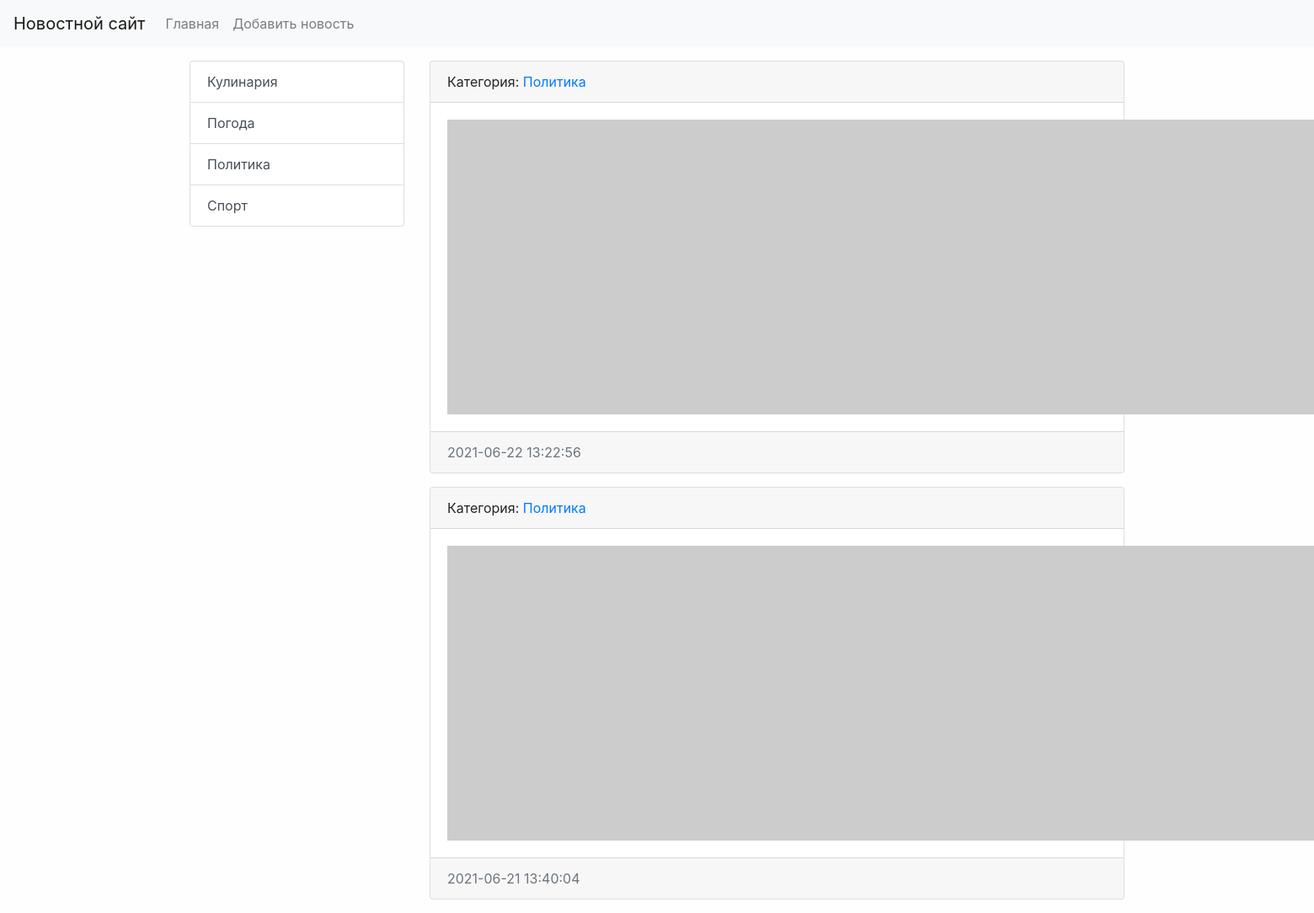
Page /category/1/ on the committed database.
### news/models.py (models this page shows, shortened)
class Category(models.Model):
    title = models.CharField(max_length=150, db_index=True, verbose_name='Наименование категории')
    def get_absolute_url(self):
        return reverse('category', kwargs={"category_id": self.pk})
    def __str__(self):
        return self.title
    class Meta:
        verbose_name = 'Категория'
        verbose_name_plural = 'Категории'
        ordering = ['title']

class News(models.Model):
    title = models.CharField(max_length=150, verbose_name='Наименование')
    content = models.TextField(blank=True, verbose_name='Контент')
    created_at = models.DateTimeField(auto_now_add=True, verbose_name='Дата публикации')
    updated_at = models.DateTimeField(auto_now=True, verbose_name='Обновлено')
    photo = models.ImageField(upload_to='photos/%Y/%m/%d/', verbose_name='Фото', blank=True)
    is_published = models.BooleanField(default=True, verbose_name='Опубликовано')
    category = models.ForeignKey('Category', on_delete=models.PROTECT, verbose_name='Категория')
    def get_absolute_url(self):
        return reverse('view_news', kwargs={"pk": self.pk})
    class Meta:
        verbose_name = 'Новость'
        verbose_name_plural = 'Новости'
        ordering = ['-created_at']

### news/views.py (the view)
# urls.py: path('category/<int:category_id>/', NewsByCategory.as_view(), name='category'),
class NewsByCategory(ListView):
    model = News
    template_name = 'news/home_news_list.html'
    context_object_name = 'news'
    def get_context_data(self, *, object_list=None, **kwargs):
        context = super().get_context_data(**kwargs)
        context['title'] = Category.objects.get(pk=self.kwargs['category_id'])
        return context
    def get_queryset(self):
        return News.objects.filter(category_id=self.kwargs['category_id'])

### news/templatetags/news_tags.py (called while the page is built)
@register.inclusion_tag('news/list_categories.html')
def show_categories(arg1='Hello', arg2='world'):
    categories = Category.objects.all()
    return {"categories": categories, "arg1": arg1, "arg2": arg2}

### news/templates/news/news_list.html (shortened to what this page needs)
{% extends 'base.html' %}
{% block sidebar %}
{% include 'inc/_sidebar.html' %}
{% endblock %}
{% block content %}
{% for item in object_list %}
<div class="card mb-3">
    <div class="card-header">
        Категория: <a href="{{ item.category.get_absolute_url }}">{{ item.category }}</a>
    </div>
    <div class="card-body">
        <div class="media">
            {% if item.photo %}
            <img src="{{ item.photo.url }}" alt="" width="350" class="mr-3">
            {% else %}
            <img src="https://picsum.photos/id/1060/350/235/?blur=2" alt="" class="mr-3">
            {% endif %}
        </div>
    </div>
    <div class="card-footer text-muted">
        {{ item.created_at|date:"Y-m-d H:i:s" }}
    </div>
</div>
{% endfor %}
{% endblock %}

### news/templates/news/list_categories.html
<div class="list-group">
    {% for item in categories %}
    <a href="{{ item.get_absolute_url }}" class="list-group-item list-group-item-action">{{ item.title }}</a>
    {% endfor %}
</div>

### mysite/static/css/style.css (style rules this page uses)
body { background-color: #fefefe; }

### rows in the picture
Category: title "Кулинария"
Category: title "Погода"
Category: title "Политика"
Category: title "Спорт"
News: category "Политика", created_at "2021-06-22 13:22:56"
News: category "Политика", created_at "2021-06-21 13:40:04"
